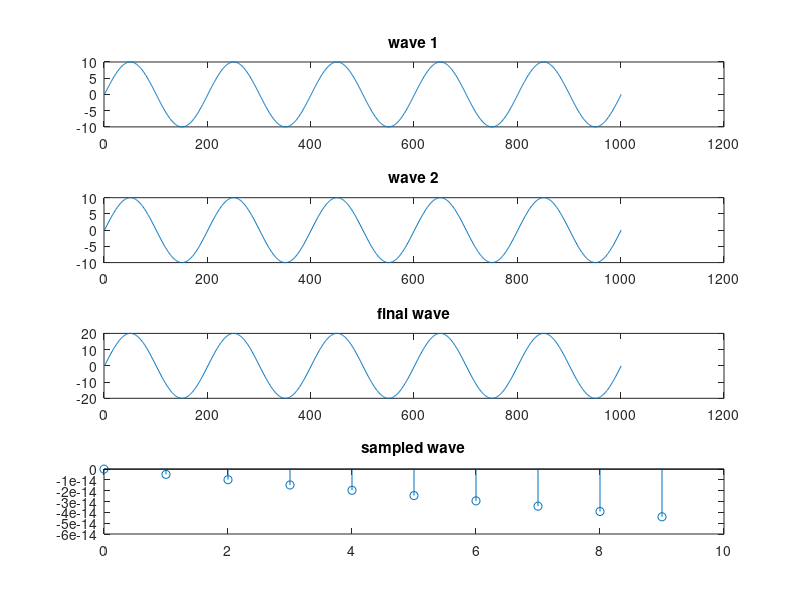

This chart was generated by the following MATLAB code:
clc;
clear all;
close all;
f1=input('enter frequency:');
f2=input('enter frequency:');
fs=input('enter sampling frequency:');
t=0:0.001:1;
x=10*sin(2*pi*f1*t);
subplot(4,1,1);
plot(x);
title('wave 1');
y=10*sin(2*pi*f2*t);
subplot(4,1,2);
plot(y);
title('wave 2');
xy=x+y;
subplot(4,1,3);
plot(xy);
title('final wave');
n=0:(2*fs)-1;
y=10*sin(2*pi*(f1+f2)*n/fs);
%figure;
subplot(4,1,4);
stem(n,y);
title('sampled wave');
